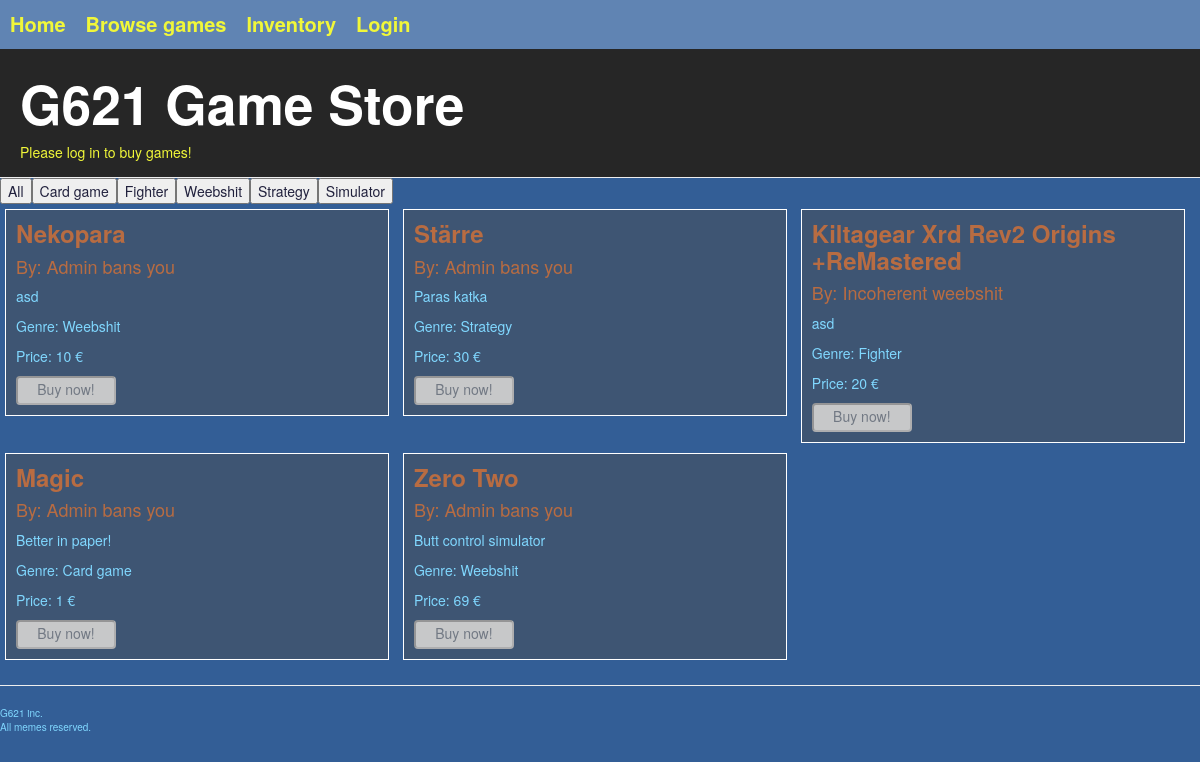
The app's page /shop/ with its own data.
### gameshop/models.py (models this page shows, shortened)
class Genre(models.Model):
    name = models.CharField(max_length=20)
    def __str__(self):
        return self.name

class Game(models.Model):
    id = models.AutoField(auto_created=True, primary_key=True)
    name = models.CharField(max_length=50)
    description = models.TextField(max_length=500)
    genre = models.ForeignKey(Genre, on_delete=models.CASCADE)
    sales = models.IntegerField(default=0)
    price = models.IntegerField(default=0)
    owner = models.ForeignKey(Developer, on_delete=models.CASCADE)
    url = models.CharField(max_length=300, default='http://webcourse.cs.hut.fi/example_game.html')
    bought = models.ManyToManyField(Profile, blank=True, through="Game_state")

class Developer(models.Model):
    profile = models.OneToOneField(Profile, on_delete=models.CASCADE)
    studioname = models.CharField(max_length=50)

### gameshop/views.py (the view)
# urls.py: path('shop/', shop),
def shop(request, genre=None):
    template = loader.get_template("gameshop/shop.html")
    if genre:
        g = get_object_or_404(Genre, name=genre)
        games = Game.objects.filter(genre=g)
    else:
        games = Game.objects.all()
    if request.user.is_anonymous:
        profile = None
        gamelist = map(lambda x: (x, False), games)
    else:
        profile = profile = Profile.objects.get(user = request.user)
        gamelist = map(lambda x: (x, profile.hasBought(x)), games)
    context = getUserContext(request.user)
    context["gamelist"] = gamelist # List[Tuple] (Game, UserHasThatGame)
    context["genres"] = Genre.objects.all()
    return HttpResponse(template.render(context))

### gameshop/helpers.py (called while the page is built, shortened)
def getUserContext(user):
    if not user or user.is_anonymous:
        return { "profile": None, "developer": None }

### gameshop/templates/gameshop/shop.html (shortened to what this page needs)
{% extends "gameshop/generic.html" %}
{% block script %}
  {% load staticfiles %}
{% endblock %}
{%  block pageHeader %}
  <div class="page-header">
    <h1>
      G621 Game Store
    </h1>
    {% if not profile %}
    <a href="/login/">
      Please log in to buy games!
    </a>
    {% endif %}
  </div>
{% endblock %}
{% block content %}
{% include "gameshop/inventory/genre_list.html" %}
{% for game, isOwned in gamelist %}
    <div class="store-block">
      <h3 id="game_name">
        {{ game.name }}
      </h3>
      <h4 id="game_studioname">
        By: {{ game.owner.studioname }}
      </h4>
      <p id="game_description">
        {{ game.description }}
      </p>
      <p>
        Genre: {{ game.genre }}
      </p>
        {% if isOwned %}
          <p>You already own this game.</p>
          <form action="/gamescreen/{{ game.id }}/">
            <input class="play-now-button" type="submit" value="Play now!" />
          </form>
        {% else %}
        <p id="game_price">
          Price: {{ game.price }}  €
        </p>
        <form action="//payments.webcourse.niksula.hut.fi/pay/" method="POST" id="{{game.name}}">
          {% if profile %}
              <input class="shop_buy" id="{{game.id}}" type="button" onclick="buy(this.id)" value="Buy now!"/>
          {% else %}
              <input class="shop_buy_disabled" value="Buy now!" disabled/>
          {% endif %}
        </form>
      {% endif %}
    </div>
  {% endfor %}
{% endblock %}

### gameshop/templates/gameshop/inventory/genre_list.html
<table class="genre-table">
  <tbody>
    <form action="/shop/">
      <input class="genre-selection" type="submit" value="All">
    </form>
    {% for genre in genres %}
      <form action="/shop/{{ genre.name }}/">
        <input class="genre-selection" type="submit" value="{{ genre.name }}">
      </form>
    {% endfor %}
  </tbody>
</table>

### gameshop/static/css/gameshop.css (style rules this page uses)
:root { --page-bg: #335E96; --page-header-bg: #262626; --page-header-txt: #FFFFFF; --header-bg: #6084B3; --text: #80D8FF; --link: #F1F739; --head: #B86C42; --store-block-bg: #3E5573; --store-block-border: #FFFFFF; --shop-buy-button: #FFFFFF; --disabled: #727984; --disabled-bg: #c7c8c9; --buy-button-txt: #3a6041; --buy-button-bg: #06cc2d; --play-button-bg: #034da8; }
input, select, textarea, .submit { color: #21213d; }
.page-header { background-color: var(--page-header-bg); margin: 0; padding: 15px 15px 15px 20px; }
h1, h2, h3, h4, h5, h6, h7 { color: var(--head); margin-top: 0; }
.page-header h1, .page-header h1 a, .page-header h1 a:visited, .page-header h1 a:active { color: var(--page-header-txt); font-size: 40pt; font-weight: 900; margin-top: 10px; margin-bottom: 10px; }
.store-block { background-color: var(--store-block-bg); border: solid 1px var(--store-block-border); padding: 10px; margin: 5px; width: 32%; display: inline-table; }
a { color: var(--link); }
form { color: var(--head); }
body { background-color: var(--page-bg); padding: 0; color: var(--text); }
#game_name { font-weight: bold; }
.shop_buy_disabled { text-align: center; color: var(--disabled); background-color: var(--disabled-bg); width: 100px; border-radius: 4px; padding-bottom: 4px; }

### records on screen
Genre: name "Card game"
Genre: name "Fighter"
Genre: name "Weebshit"
Genre: name "Strategy"
Genre: name "Simulator"
Game: name "Nekopara", owner.studioname "Admin bans you", description "asd", genre "Weebshit", price "10"
Game: name "Stärre", owner.studioname "Admin bans you", description "Paras katka", genre "Strategy", price "30"
Game: name "Kiltagear Xrd Rev2 Origins +ReMastered", owner.studioname "Incoherent weebshit", description "asd", genre "Fighter", price "20"
Game: name "Magic", owner.studioname "Admin bans you", description "Better in paper!", genre "Card game", price "1"
Game: name "Zero Two", owner.studioname "Admin bans you", description "Butt control simulator", genre "Weebshit", price "69"
